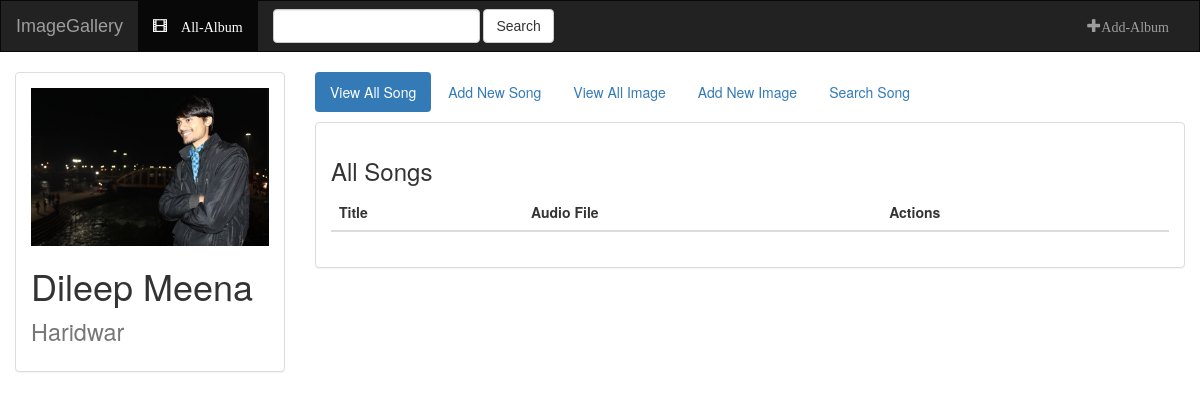
Screenshot of /album_detail/20/ with the database file from the repository.
### DileepImage/models.py (models this page shows, shortened)
class AlbumModel(models.Model):
    first_name   = models.CharField(max_length=200)
    last_name    = models.CharField(max_length=200)
    location     = models.CharField(max_length=200)
    banner       = models.ImageField(upload_to=bannerloc,null=True,blank=True,height_field="height_field",width_field="width_field")
    height_field = models.IntegerField(default=0)
    width_field  = models.IntegerField(default=0)
    timestamp    = models.DateTimeField(auto_now_add=True,auto_now=False)
    update       = models.DateTimeField(auto_now=True,auto_now_add=False)

### DileepImage/views.py (the view)
# urls.py: url(r'^album_detail/(?P<pk>[0-9]+)/$',views.albumdetail,name='album_detail'),
def albumdetail(request,pk=None):
        object_list = AlbumModel.objects.get(id=pk)
        context = {'album':object_list}
        template_name = 'DileepImage/albummodel_detail.html'
        return render(request,template_name,context)

### DileepImage/templates/DileepImage/albummodel_detail.html (shortened to what this page needs)
{% extends 'DileepImage/base.html' %}
{% block body%}
<div class="container-fluid songs-container">
    <div class="row">
        <div class="col-sm-4 col-md-3">
            <div class="panel panel-default">
                <div class="panel-body">
                    <a href="">
                        {% if album.banner %}
                            <img src="{{ album.banner.url }}" class="img-responsive">
                        {% else %}
                            <h3>No image to display</h3>
                        {% endif %}
                    </a>
                <h1>{{ album.first_name }}&nbsp;{{ album.last_name }} <small>{{ album.location }}</small></h1>
                </div>
            </div>
        </div>
        <div class="col-sm-8 col-md-9">
           <ul class="nav nav-pills" style="margin-bottom: 10px;">
                <li role="presentation" class="active"><a href="{%url 'DileepImage:album_detail' album.id %}">View All Song</a></li>
                <li role="presentation" ><a href="{%url 'DileepImage:add_song' album.id %}">Add New Song</a></li>
                 <li role="presentation" class=""><a href="{%url 'DileepImage:all_image' album.id%}">View All Image</a></li>
                <li role="presentation"><a href="{%url 'DileepImage:add_image' album.id %}">Add New Image</a></li>
                <li role="presentation"><a href="{%url 'DileepImage:youtube' album.id %}">Search Song</a></li>
            </ul>
            <div class="panel panel-default">
                <div class="panel-body">
                    <h3>All Songs</h3>
                    <table class="table">
                        <thead>
                        <tr>
                            <th>Title</th>
                            <th>Audio File</th>
                            <th>Actions</th>
                        </tr>
                        </thead>
                    </table>
                </div>
            </div>
        </div>
</div>
</div>
{% endblock %}

### rows the page displays
AlbumModel: banner (picture), first_name "Dileep", last_name "Meena", location "Haridwar"
